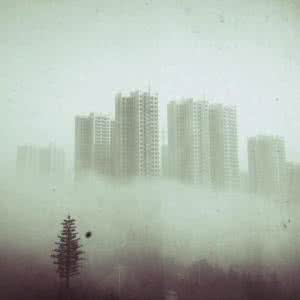
#> input picture source/1.jpg, 300 x 300 px
$ python dehaze2.py ../source/1.jpg   (older library calls are emulated)
#> lines starting #> are read from the running program, lines starting #| are printed output that depends on the picture; long printed decimals are rounded
import cv2;
import math;
import numpy as np;

def getMostFrequent(img):
    A=np.zeros(shape=[1,3])
    g_array=np.zeros(shape=(256,))
    b_array=np.zeros(shape=(256,))
    r_array=np.zeros(shape=(256,))

    for row in range(img.shape[0]):
        for col in range(img.shape[1]):
            g_array[img[row,col,0]]+=1
            b_array[img[row, col, 1]] += 1
            r_array[img[row, col, 2]] += 1

    g_intensity=np.argmax(g_array)
    b_intensity=np.argmax(b_array)
    r_intensity=np.argmax(r_array)

    A[0,0]=g_intensity
    A[0,1]=b_intensity
    A[0,2]=r_intensity

    return A*1.06*8.41/2.19


def DarkChannel(im, sz):
    b, g, r = cv2.split(im)
    dc = cv2.min(cv2.min(r, g), b);
    kernel = cv2.getStructuringElement(cv2.MORPH_RECT, (sz, sz))
    dark = cv2.erode(dc, kernel)
    return dark


def AtmLight(im, dark):
    [h, w] = im.shape[:2]
    imsz = h * w
    numpx = int(max(math.floor(imsz / 1000), 1))
    darkvec = dark.reshape(imsz, 1);
    imvec = im.reshape(imsz, 3);

    indices = darkvec.argsort();
    print(indices.shape)
    indices = indices[imsz - numpx:, 0]

    atmsum = np.zeros([1, 3])
    for ind in range(1, numpx):
        atmsum = atmsum + imvec[indices[ind]]

    A = ((atmsum / numpx)*1.06*8.41)/2.19
    return A


def TransmissionEstimate(im, A, sz):
    omega = 0.95;
    im3 = np.empty(im.shape, im.dtype);

    for ind in range(0, 3):
        im3[:, :, ind] = im[:, :, ind] / A[0, ind]

    transmission = 1 - DarkChannel(im3, sz);
    return transmission


def Guidedfilter(im, p, r, eps):
    mean_I = cv2.boxFilter(im, cv2.CV_64F, (r, r));
    mean_p = cv2.boxFilter(p, cv2.CV_64F, (r, r));
    mean_Ip = cv2.boxFilter(im * p, cv2.CV_64F, (r, r));
    cov_Ip = mean_Ip - mean_I * mean_p;

    mean_II = cv2.boxFilter(im * im, cv2.CV_64F, (r, r));
    var_I = mean_II - mean_I * mean_I;

    a = cov_Ip / (var_I + eps);
    b = mean_p - a * mean_I;

    mean_a = cv2.boxFilter(a, cv2.CV_64F, (r, r));
    mean_b = cv2.boxFilter(b, cv2.CV_64F, (r, r));

    q = mean_a * im + mean_b;
    return q;


def TransmissionRefine(im, et):
    gray = cv2.cvtColor(im, cv2.COLOR_BGR2GRAY);
    gray = np.float64(gray) / 255;
    r = 60;
    eps = 0.0001;
    t = Guidedfilter(gray, et, r, eps);

    return t;


def Recover(im, t, A, tx=0.1):
    res = np.empty(im.shape, im.dtype);
    t = cv2.max(t, tx);

    for ind in range(0, 3):
        res[:, :, ind] = (im[:, :, ind] - A[0, ind]) / t + A[0, ind]

    return res


if __name__ == '__main__':
    import sys

    try:
        fn = sys.argv[1]
    except:
        fn = './image/H170.jpg'


    def nothing(*argv):
        pass


    src = cv2.imread(fn);
#> src is the input picture: shape (300, 300, 3); mean B, G, R 173.8, 184.2, 175
    #compute the fraquent t
    A1=getMostFrequent(src)/255
#> A1 = [[3.64, 3.66, 3.5]]
    print("A1:",A1)
#| A1: [[3.640 3.656 3.496]]


    print("src:",src)
#> (printed output is left out)
    I = src.astype('float64') / 255;
    te1=TransmissionEstimate(I,A1,15)
    t1=TransmissionRefine(src,te1)

    cv2.imshow("te1", te1)
    cv2.imshow("t1", t1);

    dark = DarkChannel(I, 15);
#> call 2 of DarkChannel, with sz = 15
#> in DarkChannel (call 2), `dark = cv2.erode(dc, kernel)`:
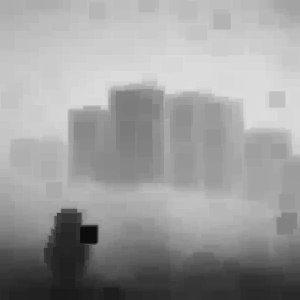
#> dark: shape (300, 300) float64; min 0.051, max 0.871, mean 0.613
    print(dark.dtype)
#| float64
    print(dark.shape)
#| (300, 300)
    A2 = AtmLight(I, dark);
#| (90000, 1)
#> in AtmLight, `indices = indices[imsz - numpx:, 0]`: indices = 90 values from 0 to 0
#> the loop in AtmLight, `for ind in range(1, numpx):` made 89 passes
#> atmsum on passes 1 to 12: [[0.682, 0.757, 0.69]], [[1.36, 1.51, 1.38]], [[2.05, 2.27, 2.07]], [[2.73, 3.03, 2.76]], [[3.41, 3.78, 3.45]], [[4.09, 4.54, 4.14]], [[4.78, 5.3, 4.83]], [[5.46, 6.05, 5.52]], [[6.14, 6.81, 6.21]], [[6.82, 7.57, 6.9]], [[7.51, 8.33, 7.59]], [[8.19, 9.08, 8.28]]
#> after the loop in AtmLight, `for ind in range(1, numpx):`: atmsum = [[60.73, 67.36, 61.43]]
#> in AtmLight, `A = ((atmsum / numpx)*1.06*8.41)/2.19`: A = [[2.75, 3.05, 2.78]]
#> A2 = [[2.75, 3.05, 2.78]]
    print("A2:",A2)
#| A2: [[2.747  3.047 2.778]]
    te2 = TransmissionEstimate(I, A2, 15);
#> call 2 of TransmissionEstimate, with A = array of shape (1, 3), sz = 15
#> after the loop in TransmissionEstimate (call 2), `for ind in range(0, 3):`:
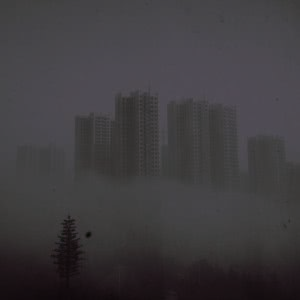
#> im3: shape (300, 300, 3) float64; mean B, G, R 0.248, 0.237, 0.247
    t2 = TransmissionRefine(src, te2);
#> call 2 of Guidedfilter, with r = 60, eps = 0.0001
#> in Guidedfilter (call 2), `a = cov_Ip / (var_I + eps);`:
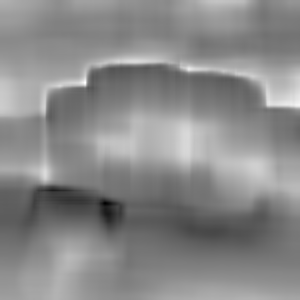
#> a: shape (300, 300) float64; min -0.752, max 0.113, mean -0.286; drawn with min black and max white
#> in Guidedfilter (call 2), `b = mean_p - a * mean_I;`:
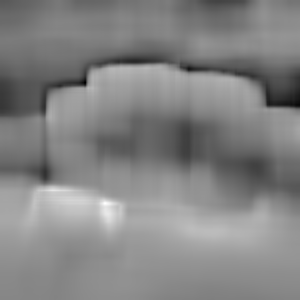
#> b: shape (300, 300) float64; min 0.617, max 1.33, mean 0.985; drawn with min black and max white
#> in Guidedfilter (call 2), `mean_a = cv2.boxFilter(a, cv2.CV_64F, (r, r));`:
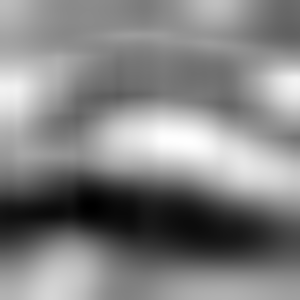
#> mean_a: shape (300, 300) float64; min -0.441, max -0.141, mean -0.286; drawn with min black and max white
#> in Guidedfilter (call 2), `mean_b = cv2.boxFilter(b, cv2.CV_64F, (r, r));`:
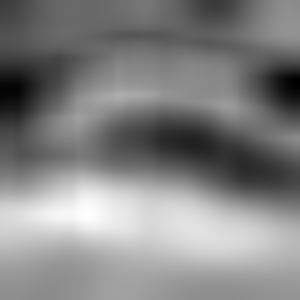
#> mean_b: shape (300, 300) float64; min 0.849, max 1.11, mean 0.985; drawn with min black and max white
    t=(t1+t2)/2
    J = Recover(I, t, A2, 0.1);
#> after the loop in Recover, `for ind in range(0, 3):`:
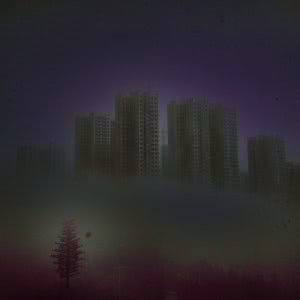
#> res: shape (300, 300, 3) float64; mean B, G, R 0.186, 0.163, 0.181

    cv2.imshow("dark", dark);
    cv2.imshow("te2", te2)
    cv2.imshow("t2", t2);
    cv2.imshow('I', src);
    cv2.imshow('J', J);
    # cv2.imwrite("./image/J.png",J*255);
    cv2.waitKey();
